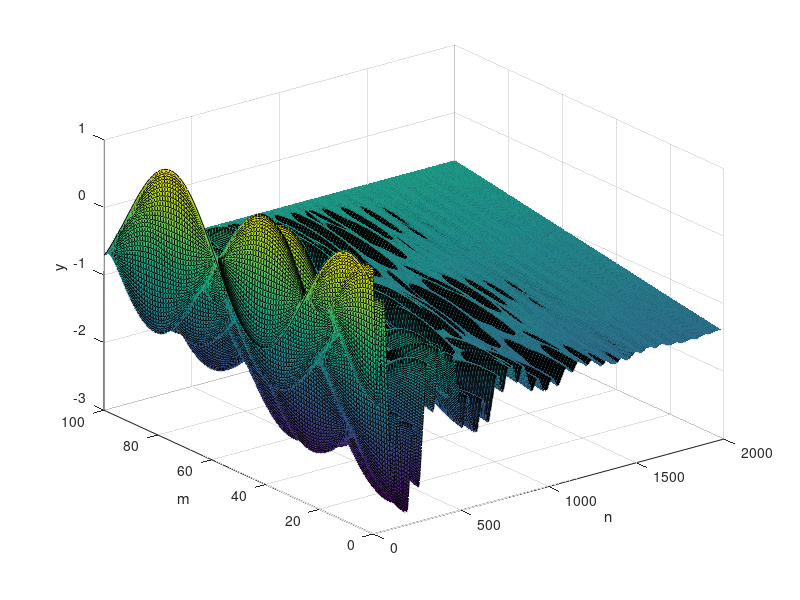
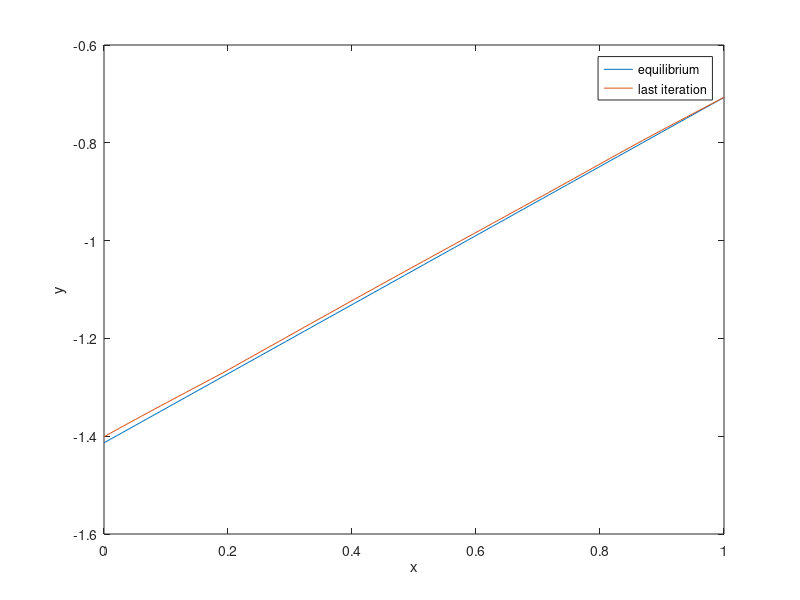
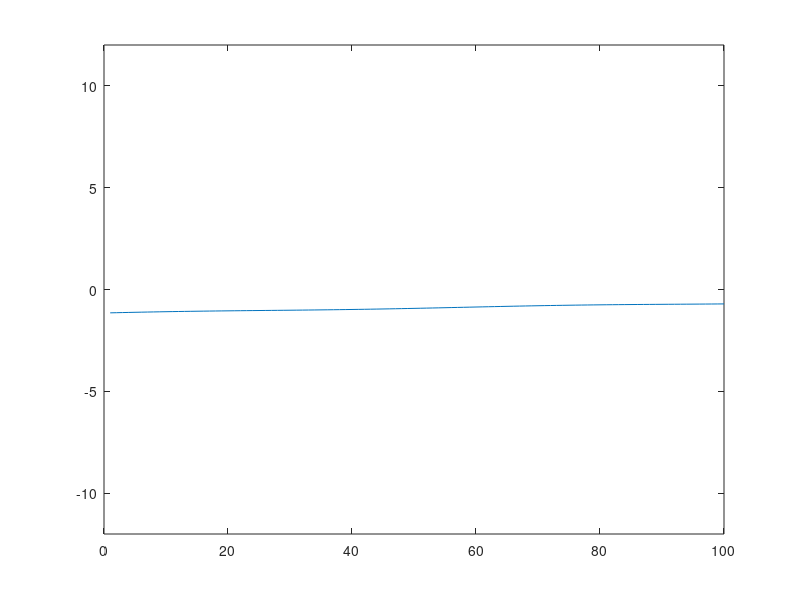

MATLAB code for these plots, in order:
% Constants start

% Linear mass density (u)
linear_mass_density = 0.01;

% Tension force (T)
tension_force = 100;

% viscous damping coefficent [N*s/m]
b = 0.5;

% String length (L)
string_length = 1;

%Matrix
M = 100;
N = 2000;

% Constants end

beta = b / 2 / linear_mass_density;
x = linspace(0, string_length, M)';
velocity = sqrt(tension_force / linear_mass_density);
dx = x(2) - x(1);
dt = dx / velocity;
p = (velocity * dt / dx)^2;
q = 1 + beta * dt;
u = 1 - beta * dt;

% boundary conditions
% (l, r) Dirichlet condition
% (h, k) Neumann condition

% Neumann - Dirichlet

s = sin(3 * pi * x + pi / 4);
g = zeros(M, 1);
h = cos(pi * (1/4 + 3 * dt)) * ones(1, N);
r = sin(3 * pi * string_length + pi / 4) * ones(1, N);

f(:, 1) = s;
f(1, 2) = p * (f(2, 1) - f(1, 1) - dx * h(1)) + f(1, 1) +u * dt * g(1);
f(2:M - 1, 2) = p / 2 * (f(3:M, 1) - 2 * f(2:M - 1, 1) + f(1:M - 2, 1)) + f(2:M - 1, 1) + u * dt * g(2:M - 1);
f(M, 2) = r(2);

for n = 2:N - 1
    f(1, n + 1) = 2 * p / q * (f(2, n) - f(1, n) - dx * h(n)) + 2 / q * f(1, n) - u / q * f(1, n - 1);
    f(2:M - 1, n + 1) = p / q * (f(3:M, n) - 2 * f(2:M - 1, n) + f(1:M - 2, n)) + 2 / q * f(2:M - 1, n) - u / q * f(2:M - 1, n - 1);
    f(M, n + 1) = r(n + 1);
end

plot_x = 0:1 / (M - 1):1;
plot_y = 0:1 / (M - 1):1;

figure(1)
surf(f);
zlabel('y');
xlabel('n');
ylabel('m');

% damping must be different than 0
figure(2)
plot(plot_x, h(1) * plot_x + (r(1) - h(1)), plot_y, f(:, N));
legend({'equilibrium', 'last iteration'})
xlabel('x');
ylabel('y');

X = 1:M;
fig = figure(3);
axh = axes('Parent', fig);
i = 1;
ph = plot(axh, X, f(:, i));
xlim([0 M]);
ylim([-12 12]);
pause(5);
while i < M
    i = i + 1;
    set(ph, 'YData', f(:, i));
    pause(0.1)
end
